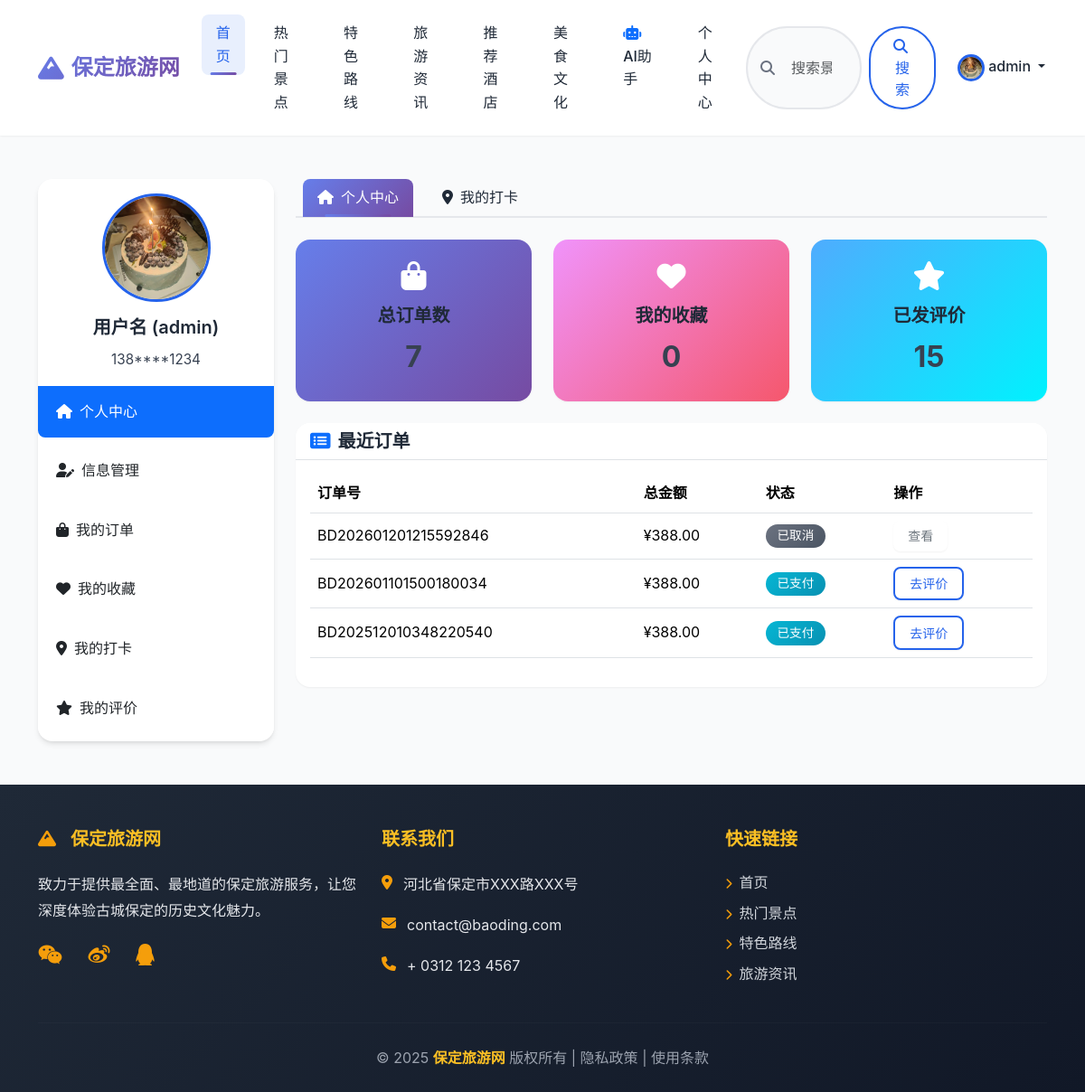
The page /users/home/ (signed in) on the database its author committed.
### apps/users/models.py (models this page shows, shortened)
class CustomUser(AbstractUser):
    phone = models.CharField(max_length=11, unique=True, verbose_name="手机号")
    avatar = models.ImageField(upload_to='avatars/', default='avatars/default.png', verbose_name="头像")
    class Meta:
        verbose_name = "用户"
        verbose_name_plural = verbose_name

### apps/orders/models.py (models this page shows, shortened)
class Order(models.Model):
    STATUS_CHOICES = (
        ('pending', '待支付'),
        ('paid', '已支付'),
        ('completed', '已完成'),
        ('cancelled', '已取消'),
    )
    order_sn = models.CharField(max_length=50, unique=True, verbose_name="订单编号")
    user = models.ForeignKey(CustomUser, on_delete=models.PROTECT, verbose_name="下单用户")
    total_amount = models.DecimalField(max_digits=10, decimal_places=2, verbose_name="订单总金额")
    status = models.CharField(max_length=10, choices=STATUS_CHOICES, default='pending', verbose_name="订单状态")
    contact_name = models.CharField(max_length=50, verbose_name="联系人姓名")
    contact_phone = models.CharField(max_length=11, verbose_name="联系人手机")
    created_at = models.DateTimeField(auto_now_add=True, verbose_name="创建时间")
    paid_at = models.DateTimeField(null=True, blank=True, verbose_name="支付时间")
    class Meta:
        verbose_name = "订单"
        verbose_name_plural = verbose_name
        ordering = ['-created_at']

### apps/users/views.py (the view)
# urls.py: path('home/', views.UserHomeView.as_view(), name='home'),
class UserHomeView(LoginRequiredMixin, TemplateView):  # 添加 LoginRequiredMixin
    template_name = "user/home.html"
    def get_context_data(self, **kwargs):
        context = super().get_context_data(**kwargs)
        user = self.request.user
        context['recent_orders'] = Order.objects.filter(user=user).order_by('-created_at')[:3]
        context['total_orders'] = Order.objects.filter(user=user).count()
        from .models import Favorite
        context['total_favorites'] = Favorite.objects.filter(user=user).count()
        from apps.comments.models import Comment
        context['total_comments'] = Comment.objects.filter(
            user=user,
            is_deleted=False
        ).count()
        return context

### templates/user/home.html (shortened to what this page needs)
{% extends 'common/base.html' %}
{% load static %} {% block content %}
<div class="container my-5">
    <div class="row">
        <div class="col-lg-3">
            <div class="card">
                <div class="card-body text-center">
                    <img src="{{ user.avatar.url|default:'https://placehold.co/120x120/avatar.png' }}" alt="User Avatar" class="rounded-circle mb-3" style="width: 120px; height: 120px; object-fit: cover;">
                    <h5 class="card-title">用户名 ({{ user.username|default:"TestUser" }})</h5>
                    <p class="card-text text-muted">{{ user.phone|default:"138****1234" }}</p>
                </div>
                <div class="list-group list-group-flush">
                    <a href="{% url 'users:home' %}" class="list-group-item list-group-item-action active" id="homeNavLink" aria-current="true" onclick="event.preventDefault(); switchToHomeTab(); return false;">
                        <i class="fas fa-home me-2"></i>个人中心
                    </a>
                    <a href="{% url 'users:profile' %}" class="list-group-item list-group-item-action">
                        <i class="fas fa-user-edit me-2"></i>信息管理
                    </a>
                    <a href="{% url 'users:orders' %}" class="list-group-item list-group-item-action">
                        <i class="fas fa-shopping-bag me-2"></i>我的订单
                    </a>
                    <a href="{% url 'users:favorites' %}" class="list-group-item list-group-item-action">
                        <i class="fas fa-heart me-2"></i>我的收藏
                    </a>
                    <a href="{% url 'users:home' %}?tab=checkins" class="list-group-item list-group-item-action" id="checkinsNavLink" onclick="event.preventDefault(); switchToCheckinsTab(); return false;">
                        <i class="fas fa-map-marker-alt me-2"></i>我的打卡
                    </a>
                    <a href="{% url 'users:reviews' %}" class="list-group-item list-group-item-action">
                        <i class="fas fa-star me-2"></i>我的评价
                    </a>
                </div>
            </div>
        </div>
        <div class="col-lg-9">
            <ul class="nav nav-tabs mb-4" id="homeTabs" role="tablist">
                <li class="nav-item" role="presentation">
                    <button class="nav-link active" id="home-tab" data-bs-toggle="tab" data-bs-target="#home-content" type="button" role="tab">
                        <i class="fas fa-home me-2"></i>个人中心
                    </button>
                </li>
                <li class="nav-item" role="presentation">
                    <button class="nav-link" id="checkins-tab" data-bs-toggle="tab" data-bs-target="#checkins-content" type="button" role="tab">
                        <i class="fas fa-map-marker-alt me-2"></i>我的打卡
                    </button>
                </li>
            </ul>
            <div class="tab-content" id="homeTabsContent">
                <div class="tab-pane fade show active" id="home-content" role="tabpanel">
                    <div class="row g-4 mb-4">
                        <div class="col-md-4">
                            <div class="card text-center border-0 shadow-sm" style="background: linear-gradient(135deg, #667eea 0%, #764ba2 100%); color: white;">
                                <div class="card-body p-4">
                                    <i class="fas fa-shopping-bag fa-2x mb-3"></i>
                                    <h5 class="card-title mb-2">总订单数</h5>
                                    <p class="card-text fs-2 fw-bold mb-0">{{ total_orders|default:0 }}</p>
                                </div>
                            </div>
                        </div>
                        <div class="col-md-4">
                            <div class="card text-center border-0 shadow-sm" style="background: linear-gradient(135deg, #f093fb 0%, #f5576c 100%); color: white;">
                                <div class="card-body p-4">
                                    <i class="fas fa-heart fa-2x mb-3"></i>
                                    <h5 class="card-title mb-2">我的收藏</h5>
                                    <p class="card-text fs-2 fw-bold mb-0">{{ total_favorites|default:0 }}</p>
                                </div>
                            </div>
                        </div>
                        <div class="col-md-4">
                            <div class="card text-center border-0 shadow-sm" style="background: linear-gradient(135deg, #4facfe 0%, #00f2fe 100%); color: white;">
                                <div class="card-body p-4">
                                    <i class="fas fa-star fa-2x mb-3"></i>
                                    <h5 class="card-title mb-2">已发评价</h5>
                                    <p class="card-text fs-2 fw-bold mb-0">{{ total_comments|default:0 }}</p>
                                </div>
                            </div>
                        </div>
                    </div>
                    <div class="card border-0 shadow-sm">
                        <div class="card-header bg-white border-bottom">
                            <h5 class="mb-0">
                                <i class="fas fa-list-alt me-2 text-primary"></i>最近订单
                            </h5>
                        </div>
                        <div class="card-body">
                            <div class="table-responsive">
                                <table class="table align-middle">
                                    <thead>
                                        <tr>
                                            <th scope="col">订单号</th>
                                            <th scope="col">总金额</th>
                                            <th scope="col">状态</th>
                                            <th scope="col">操作</th>
                                        </tr>
                                    </thead>
                                    <tbody>
                                        {% for order in recent_orders %}
                                        <tr>
                                            <td>{{ order.order_sn }}</td>
                                            <td>¥{{ order.total_amount }}</td>
                                            <td>
                                                {% if order.status == 'pending' %}
                                                    <span class="badge bg-warning">{{ order.get_status_display }}</span>
                                                {% elif order.status == 'completed' %}
                                                    <span class="badge bg-success">{{ order.get_status_display }}</span>
                                                {% elif order.status == 'cancelled' %}
                                                    <span class="badge bg-secondary">{{ order.get_status_display }}</span>
                                                {% else %}
                                                    <span class="badge bg-info">{{ order.get_status_display }}</span>
                                                {% endif %}
                                            </td>
                                            <td>
                                                {% if order.status == 'pending' %}
                                                    <a href="{% url 'orders:payment' order_sn=order.order_sn %}" class="btn btn-sm btn-primary">去支付</a>
                                                {% elif order.status == 'completed' or order.status == 'paid' %}
                                                    <a href="{% url 'orders:review' order_sn=order.order_sn %}" class="btn btn-sm btn-outline-primary">去评价</a>
                                                {% else %}
                                                    <a href="{% url 'orders:detail' order_sn=order.order_sn %}" class="btn btn-sm btn-outline-secondary">查看</a>
                                                {% endif %}
                                            </td>
                                        </tr>
                                        {% empty %}
                                        <tr>
                                            <td colspan="4" class="text-center">暂无订单记录</td>
                                        </tr>
                                        {% endfor %}
                                    </tbody>
                                </table>
                            </div>
                        </div>
                    </div>
                </div>
            </div>
        </div>
    </div>
</div>
{% endblock %}

### templates/common/header.html (shortened to what this page needs)
{% load static %}
<header>
    <nav class="navbar navbar-expand-lg navbar-light bg-light shadow-sm sticky-top">
        <div class="container">
            <a class="navbar-brand fw-bold" href="{% url 'index:index' %}" style="display: flex; align-items: center; gap: 0.5rem;">
                <i class="fas fa-mountain" style="color: #2563eb; font-size: 1.8rem;"></i>
                <span>保定旅游网</span>
            </a>
            <div class="collapse navbar-collapse" id="mainNavbar">
                <ul class="navbar-nav me-auto mb-2 mb-lg-0">
                    <li class="nav-item">
                        <a class="nav-link active" aria-current="page" href="{% url 'index:index' %}">首页</a>
                    </li>
                    <li class="nav-item">
                        <a class="nav-link" href="{% url 'scenic:list' %}">热门景点</a>
                    </li>
                    <li class="nav-item">
                        <a class="nav-link" href="{% url 'routes:list' %}">特色路线</a>
                    </li>
                    <li class="nav-item">
                        <a class="nav-link" href="{% url 'news:list' %}">旅游资讯</a>
                    </li>
                    <li class="nav-item">
                        <a class="nav-link" href="{% url 'hotels:list' %}">推荐酒店</a>
                    </li>
                    <li class="nav-item">
                        <a class="nav-link" href="{% url 'foods:list' %}">美食文化</a>
                    </li>
                    <li class="nav-item">
                        <a class="nav-link" href="{% url 'ai_assistant:index' %}">
                            <i class="fas fa-robot text-primary me-1"></i>AI助手
                        </a>
                    </li>
                    <li class="nav-item">
                        <a class="nav-link" href="{% url 'users:home' %}">个人中心</a>
                    </li>
                </ul>
                <form class="d-flex mx-auto position-relative" style="width: 300px; max-width: 100%;" role="search" method="get" action="{% url 'index:search' %}">
                    <i class="fas fa-search position-absolute" style="left: 1rem; top: 50%; transform: translateY(-50%); color: #6b7280; z-index: 10;"></i>
                    <input class="form-control me-2 ps-5" type="search" name="q" placeholder="搜索景点/路线..." aria-label="Search" value="{{ request.GET.q|default:'' }}" required>
                    <button class="btn btn-outline-primary" type="submit">
                        <i class="fas fa-search me-1"></i>搜索
                    </button>
                </form>
                <ul class="navbar-nav ms-auto mb-2 mb-lg-0">
                    {% if user.is_authenticated %}
                        <li class="nav-item dropdown">
                            <a class="nav-link dropdown-toggle" href="#" id="navbarUserDropdown" role="button" data-bs-toggle="dropdown" aria-expanded="false">
                                <img src="{{ user.avatar.url|default:'https://placehold.co/30x30/avatar.png' }}" alt="avatar" class="rounded-circle" style="width: 30px; height: 30px; object-fit: cover;">
                                {{ user.username }}
                            </a>
                        </li>
                    {% endif %}
                </ul>
            </div>
        </div>
    </nav>
</header>

### rows shown on the page
CustomUser: avatar (placeholder picture), username "admin", phone "138****1234"
Order: order_sn "BD202601201215592846", total_amount "388.00", status "已取消", shows "查看"
Order: order_sn "BD202601101500180034", total_amount "388.00", status "已支付", shows "去评价"
Order: order_sn "BD202512010348220540", total_amount "388.00", status "已支付", shows "去评价"

### other values the page prints
{{ total_orders|default:0 }} "7"
{{ total_favorites|default:0 }} "0"
{{ total_comments|default:0 }} "15"
